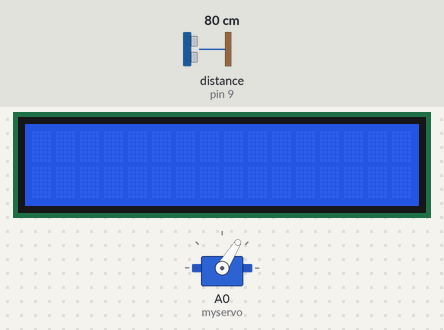
Recording of a sketch running on a simulated Arduino Uno, built with avr-gcc and run on an emulated ATmega328P. Shown: servo, 16×2 character LCD. Wiring (inferred from the names in the program): ultrasonic range finder: trigger pin 10; echo pin 9. The test bench sets the inputs (shaded band); at power-on: distance to the obstacle (sensor on pin 9) 80 cm. The echo pulse lasts 58.3 µs per cm; what the sketch prints to the serial monitor is not drawn.

Above: at 10.8 s.
10.9 s: distance to the obstacle (sensor on pin 9) set to 9 cm
At 13.05 s:
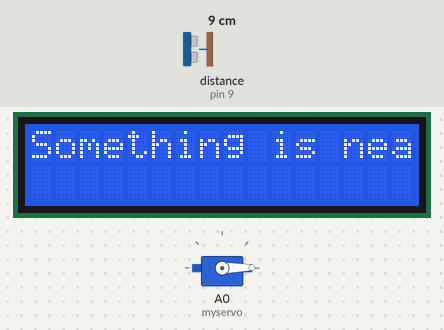
20.5 s: distance to the obstacle (sensor on pin 9) set to 4 cm
At 25.87 s:
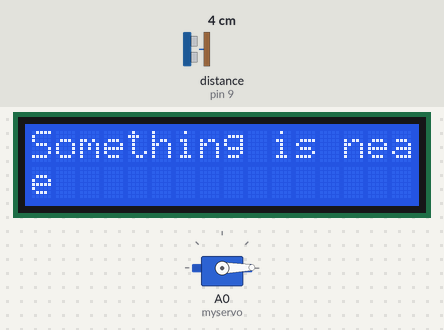
30.1 s: distance to the obstacle (sensor on pin 9) set to 18 cm
At 38.69 s:
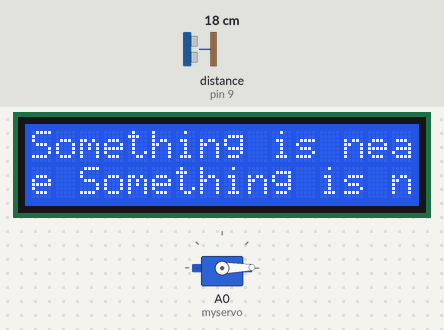
39.7 s: distance to the obstacle (sensor on pin 9) set to 7 cm
52.5 s: distance to the obstacle (sensor on pin 9) set to 4 cm
At 64.33 s:
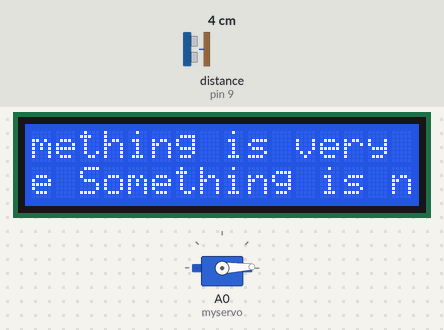
Timing chart, 0 to 66.0 s (numbered marks = the images above; inputs shaded):
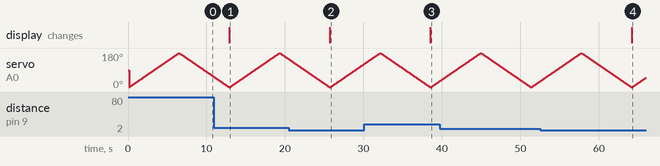

Measured:
- the behaviour switches between 6 and 5 cm on distance to the obstacle (sensor on pin 9) (found by bisection; images 3 and 4)
- after the input at 10.9 s, the display: changes after 2.0 s (image 1)
- after the input at 20.5 s, the display: changes after 5.2 s (image 2)
- after the input at 30.1 s, the display: changes after 8.4 s (image 3)
- after the input at 52.5 s, the display: changes after 11.7 s (image 4)

The sketch:

sketch_jul16b.ino
```cpp
#include <Wire.h>
#include <LiquidCrystal_I2C.h>
#include <Servo.h>

LiquidCrystal_I2C lcd(0x27, 16, 2);
const int trigPin = 10;
int pos = 0;
const int echoPin = 9;
Servo myservo;
byte testchar[8] = { 0b0000, 0b01110, 0b10001, 0b10101, 0b10101, 0b01110, 0b00000
};
long duration;
long distance;

void setup() {
  myservo.attach(A0);
 pinMode(echoPin, INPUT);
 pinMode(trigPin, OUTPUT);
Serial.begin(9600);
lcd.init();
lcd.backlight();
lcd.setCursor(0, 0);


}

void loop() {
  // put your main code here, to run repeatedly:
  measureDistance();
  for (pos = 0; pos <= 180; pos += 1) { // goes from 0 degrees to 180 degrees
    // in steps of 1 degree
    myservo.write(pos);              // tell servo to go to position in variable 'pos'
    delay(35);                       // waits 15ms for the servo to reach the position
  }
  for (pos = 180; pos >= 0; pos -= 1) { // goes from 180 degrees to 0 degrees
    myservo.write(pos);              // tell servo to go to position in variable 'pos'
    delay(35);                       // waits 15ms for the servo to reach the position
  }

}

float measureDistance() {
  //fire pulse
  digitalWrite(trigPin, LOW);
  delayMicroseconds(2);
  digitalWrite(trigPin, HIGH);
  delayMicroseconds(10);
  digitalWrite(trigPin, LOW);
  duration = pulseIn(echoPin, HIGH);
  distance = duration * 0.0343 / 2.0;
  Serial.println(distance);

  if (distance <= 5 ) {

    lcd.print("Something is very close");
    lcd.write(byte(0));

  }

  else if (distance <= 20) {

    lcd.print("Something is near");
    lcd.write(byte(0));

  }
  else if (distance <= 30) {

    lcd.print("Something is around");
    lcd.write(byte(0));

  }
  delay(100);
}
```
